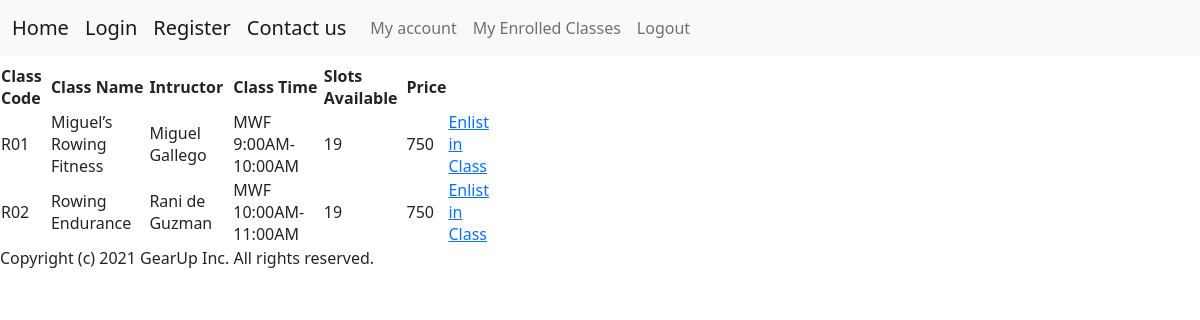
The app's page /rowingclasses (signed in), older data.
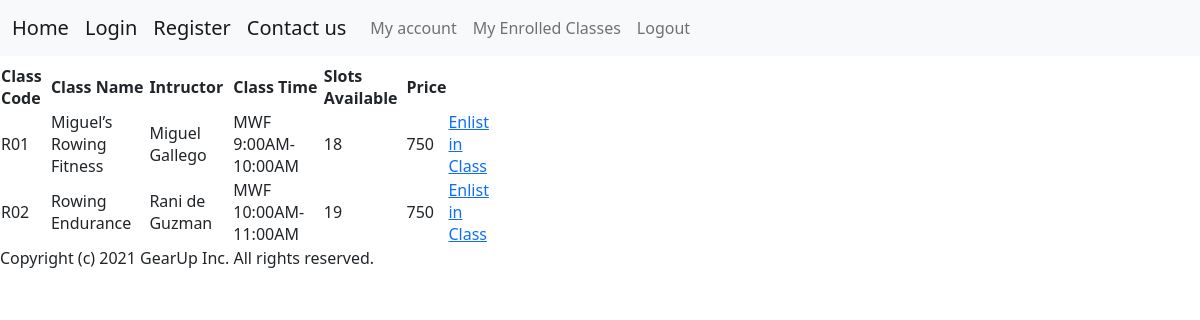
The same page, newer data.
### app.py (models this page shows)
class Classes(db.Model):
    id = db.Column(db.Integer, primary_key=True)
    class_code = db.Column(db.String(10), unique=True)
    class_category = db.Column(db.String(50))
    class_name = db.Column(db.String(50))
    instructor = db.Column(db.String(50))
    class_time = db.Column(db.String(50))
    price = db.Column(db.Integer)
    slots_available = db.Column(db.Integer)

### app.py (the view)
@app.route("/rowingclasses")
@login_required
def rowing():
    classes = Classes.query.filter_by(class_category="Rowing")
    return render_template("rowing.html", classes=classes)

### app.py (called while the page is built)
@login_manager.user_loader
def load_user(user_id):
    return Users.query.get(int(user_id))

### templates/rowing.html
<html>
{% include "header.html" %}
{% block content %}
<table class="center" , style="width:500px">
    <tr>
        <th>Class Code</th>
        <th>Class Name</th>
        <th>Intructor</th>
        <th>Class Time</th>
        <th>Slots Available</th>
        <th>Price</th>
    </tr>
    {% for class in classes %}
    <tr>
        <td>{{ class.class_code}}</td>
        <td>{{ class.class_name}}</td>
        <td>{{ class.instructor}}</td>
        <td>{{ class.class_time}}</td>
        <td>{{ class.slots_available}}</td>
        <td>{{ class.price}}</td>
        <td>
            <a href="/enlistclass?code={{ class.class_code }}">Enlist in Class</a>
        </td>
    </tr>
    {% endfor %}
</table>
{% include "footer.html" %}
{% endblock %}
</html>

### templates/header.html (shortened to what this page needs)
<html>
<head>
  <link href="https://cdn.jsdelivr.net/npm/bootstrap@5.0.1/dist/css/bootstrap.min.css" rel="stylesheet"
>
</head>
<body>
  <nav class="navbar navbar-expand-lg navbar-light bg-light">
    <div class="container-fluid">
      <a class="navbar-brand" href="/">Home</a>
      <a class="navbar-brand" href="/login">Login</a>
      <a class="navbar-brand" href="/signup">Register</a>
      <a class="navbar-brand" href="/contactus">Contact us</a>
      <div class="collapse navbar-collapse" id="navbarNavDropdown">
        <ul class="navbar-nav">
          <li class="nav-item">
            <a class="nav-link" href="/myaccount">My account</a>
          </li>
          <li class="nav-item">
            <a class="nav-link" href="/enrolledclasses">My Enrolled Classes</a>
          </li>
          <li class="nav-item">
            <a class="nav-link" href="/logout">Logout</a>
          </li>
        </ul>
      </div>
    </div>
  </nav>
</body>

### templates/footer.html (shortened to what this page needs)
<body>
  <div class="footer">
    Copyright (c) 2021 GearUp Inc. All rights reserved.
  </div>
</body>
</html>

Row changes from the older to the newer data that the page shows:
changed Classes "Miguel’s Rowing Fitness": slots_available "19" → "18"
